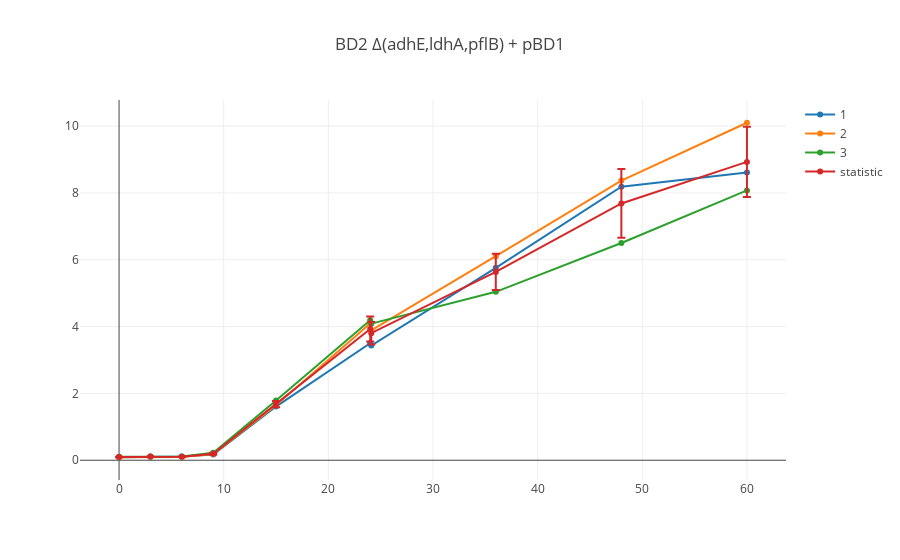
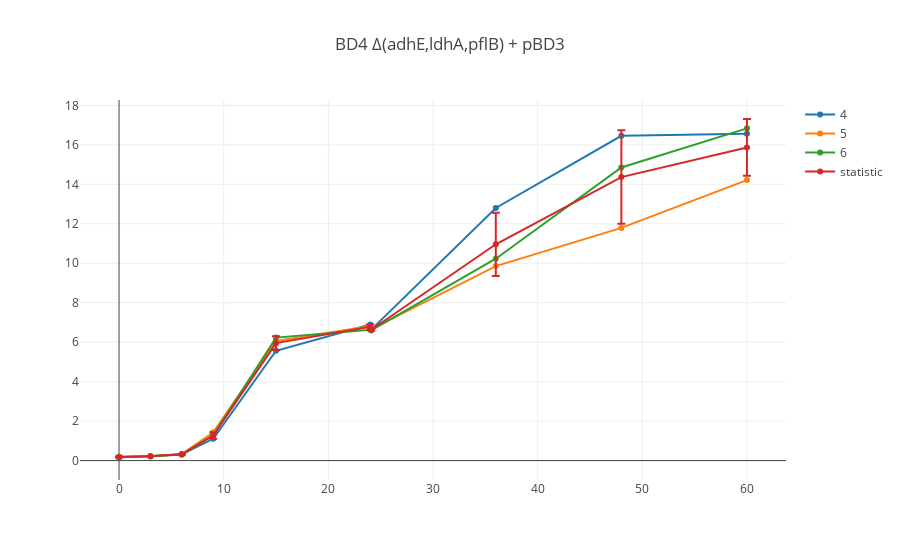

Source (notebook cell) for these figures, in order:
### Code cell
for rep in expt.replicate_trials:
    layout = implot.go.Layout(title=str(rep.trial_identifier.strain))
    data = [implot.go.Scatter(x=trial.analyte_dict['etoh'].time_vector,
                              y=trial.analyte_dict['etoh'].data_vector,
                              name=trial.trial_identifier.replicate_id)
            for trial in rep.single_trials]
    data.append(implot.go.Scatter(x=rep.avg.analyte_dict['etoh'].time_vector,
                              y=rep.avg.analyte_dict['etoh'].data_vector,
                               error_y = {'array':rep.std.analyte_dict['etoh'].data_vector},
                              name='statistic'))
    data = sorted(data,key=lambda data: str(data['name']))
    implot.plot(implot.go.Figure(data=data,layout=layout))

### Figure 1 — Plotly figure (JSON) as saved in the notebook; plotly's stock layout.template omitted (floating-point values rounded to 4 significant figures)
{"data": [{"name": "1", "type": "scatter", "uid": "2abde9e6-fc28-11e8-8654-9cb6d0b75520", "x": [0, 3, 6, 9, 15, 24, 24.1, 36, 48, 60], "y": [0.08927, 0.1074, 0.1138, 0.1733, 1.606, 3.5, 3.431, 5.759, 8.188, 8.611]}, {"name": "2", "type": "scatter", "uid": "2abde9e7-fc28-11e8-b86f-9cb6d0b75520", "x": [0, 3, 6, 9, 15, 24, 24.1, 36, 48, 60], "y": [0.08888, 0.1031, 0.09806, 0.1826, 1.646, 4.093, 3.889, 6.106, 8.369, 10.1]}, {"name": "3", "type": "scatter", "uid": "2abde9e8-fc28-11e8-bb9a-9cb6d0b75520", "x": [0, 3, 6, 9, 15, 24, 24.1, 36, 48, 60], "y": [0.1021, 0.1128, 0.1079, 0.2242, 1.786, 4.193, 4.088, 5.041, 6.5, 8.074]}, {"error_y": {"array": [0.00751, 0.004868, 0.007962, 0.0271, 0.09467, 0.3741, 0.3366, 0.5433, 1.031, 1.05]}, "name": "statistic", "type": "scatter", "uid": "2abde9e9-fc28-11e8-ad60-9cb6d0b75520", "x": [0, 3, 6, 9, 15, 24, 24.1, 36, 48, 60], "y": [0.09341, 0.1078, 0.1066, 0.1934, 1.679, 3.929, 3.803, 5.635, 7.686, 8.929]}], "layout": {"title": "BD2 Δ(adhE,ldhA,pflB) + pBD1"}}

### Figure 2 — Plotly figure (JSON) as saved in the notebook; plotly's stock layout.template omitted (floating-point values rounded to 4 significant figures)
{"data": [{"name": "4", "type": "scatter", "uid": "2ac51110-fc28-11e8-9621-9cb6d0b75520", "x": [0, 3, 6, 9, 15, 24, 24.1, 36, 48, 60], "y": [0.1728, 0.2242, 0.3184, 1.103, 5.565, 6.896, 6.636, 12.8, 16.46, 16.56]}, {"name": "5", "type": "scatter", "uid": "2ac51111-fc28-11e8-912f-9cb6d0b75520", "x": [0, 3, 6, 9, 15, 24, 24.1, 36, 48, 60], "y": [0.2064, 0.217, 0.3351, 1.438, 6.062, 6.811, 6.663, 9.857, 11.79, 14.22]}, {"name": "6", "type": "scatter", "uid": "2ac51112-fc28-11e8-b3f4-9cb6d0b75520", "x": [0, 3, 6, 9, 15, 24, 24.1, 36, 48, 60], "y": [0.1694, 0.2155, 0.2993, 1.278, 6.233, 6.631, 6.596, 10.23, 14.85, 16.84]}, {"error_y": {"array": [0.02047, 0.004633, 0.01789, 0.1675, 0.3473, 0.1354, 0.03356, 1.603, 2.371, 1.441]}, "name": "statistic", "type": "scatter", "uid": "2ac51113-fc28-11e8-9484-9cb6d0b75520", "x": [0, 3, 6, 9, 15, 24, 24.1, 36, 48, 60], "y": [0.1829, 0.2189, 0.3176, 1.273, 5.953, 6.779, 6.632, 10.96, 14.37, 15.87]}], "layout": {"title": "BD4 Δ(adhE,ldhA,pflB) + pBD3"}}
